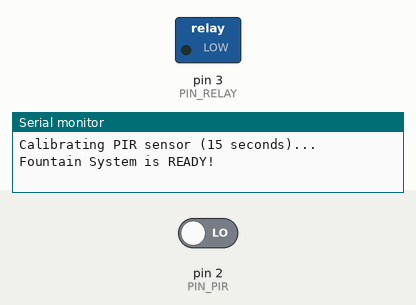
Recording of a sketch running on a simulated Arduino Uno, built with avr-gcc and run on an emulated ATmega328P. Shown: switched loads named in the sketch (green lamp = pin HIGH), the last lines printed to the serial monitor. The test bench sets the inputs (shaded band); at power-on: pin 2 (PIN_PIR) LOW.

Above: at 16.2 s.
16.3 s: pin 2 (PIN_PIR) driven HIGH
At 16.9 s:
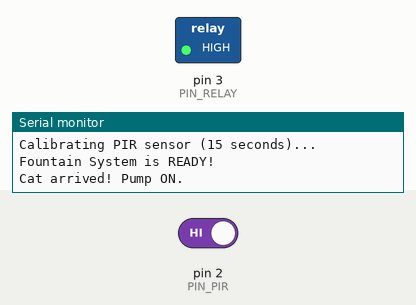
Timing chart, 0 to 19.3 s (numbered marks = the images above; inputs shaded):
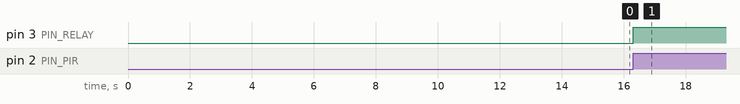

The sketch:

cat_fountain.ino
```cpp
const int PIN_PIR = 2;     // PIR sensor OUT pin
const int PIN_RELAY = 3;   // Relay IN pin

unsigned long lastMotionTime = 0; // Stores the timestamp of the last detected motion
const unsigned long RUN_TIME = 30000; // Time the pump runs after the cat leaves (30 seconds)

bool isPumpRunning = false; // Stores the current state of the pump

void setup() {
  Serial.begin(9600);

  pinMode(PIN_PIR, INPUT);
  pinMode(PIN_RELAY, OUTPUT);

  // Ensure the relay is off at startup
  digitalWrite(PIN_RELAY, LOW);

  Serial.println("Calibrating PIR sensor (15 seconds)...");
  // The PIR sensor needs time to read the room's thermal signature
  delay(15000);

  Serial.println("Fountain System is READY!");
}

void loop() {
  int currentPirState = digitalRead(PIN_PIR);

  // If the sensor detects motion (sends HIGH)
  if (currentPirState == HIGH) {
    lastMotionTime = millis(); // Reset the timer

    // If the pump was off, turn it on
    if (!isPumpRunning) {
      Serial.println("Cat arrived! Pump ON.");
      digitalWrite(PIN_RELAY, HIGH);
      isPumpRunning = true;
    }
  }

  // Check if the pump is running and if the time since the last motion has expired
  if (isPumpRunning && (millis() - lastMotionTime >= RUN_TIME)) {
    Serial.println("Cat left. Pump OFF.");
    digitalWrite(PIN_RELAY, LOW);
    isPumpRunning = false;
  }
}
```

Measured:
- after the input at 16.3 s, pin 3 (PIN_RELAY): LOW → HIGH at once
